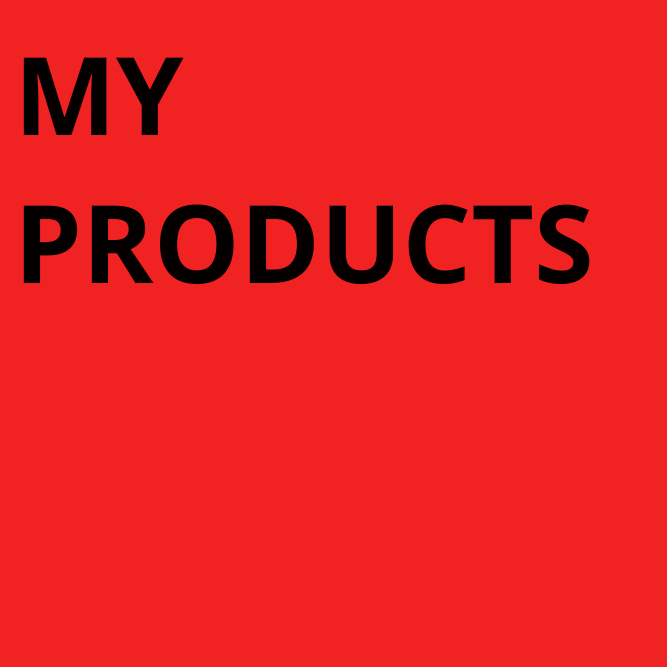
#> input picture photo/example.jpeg, 2000 x 2000 px (shown at 1/3 size)
$ python resize_images.py --input_folder photo --output_folder out
#> lines starting #> are read from the running program, lines starting #| are printed output that depends on the picture
import argparse
from PIL import Image
import os

def resize_with_white_border(input_path, output_path, percentage_increase):
    # Open image
#> called with input_path = 'photo/example.jpeg', output_path = 'out/example.jpeg', percentage_increase = 20
    img = Image.open(input_path)
#> img is the input picture: PIL image 2000x2000 RGB; mean R, G, B 226, 32, 32

    # Border to add
    border_size = int(max(img.size) * (percentage_increase / 100))
#> border_size = 400

    # New image blank
    new_size = (img.width, img.height)
#> new_size = (2000, 2000)
    new_img = Image.new("RGB", new_size, "white")
#> new_img: PIL image 2000x2000 RGB; every value is 255

    # Resize old image
    img = img.resize((img.width - border_size, img.height - border_size))
#> img: PIL image 1600x1600 RGB

    # Get position for centering old image in new image
    paste_position = ((new_img.width - img.width) // 2, (new_img.height - img.height) // 2)
#> paste_position = (200, 200)

    # Paste old image in new image
    new_img.paste(img, paste_position)
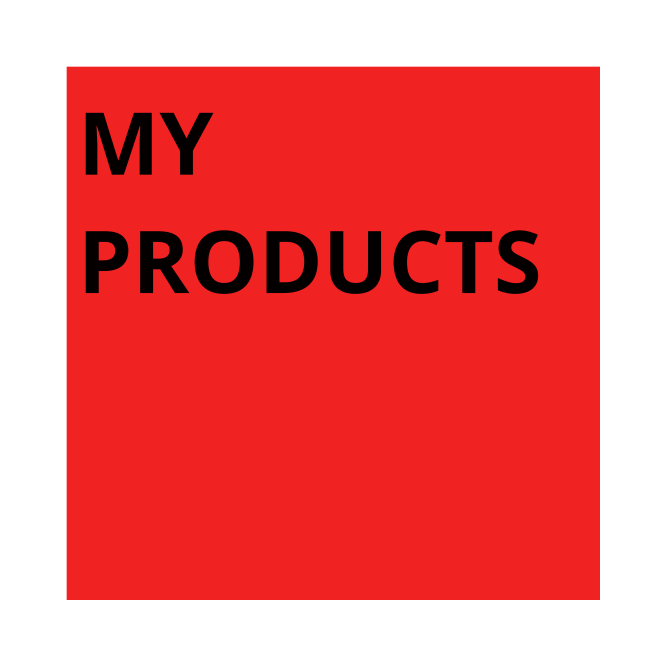
#> new_img: PIL image 2000x2000 RGB (shown at 1/3 size); mean R, G, B 236.5, 112.3, 112.3

    # Save image
    new_img.save(output_path)

if __name__ == "__main__":
    parser = argparse.ArgumentParser(description='Resize images with added white borders.')
    parser.add_argument('--input_folder', type=str, required=True, help='Path to the input folder.')
    parser.add_argument('--output_folder', type=str, required=True, help='Path to the output folder.')
    parser.add_argument('--percentage_increase', type=int, default=20, help='Percentage increase for white borders.')

    args = parser.parse_args()
    input_folder = args.input_folder
    output_folder = args.output_folder
    percentage_increase = args.percentage_increase

    if not os.path.exists(output_folder):
        os.makedirs(output_folder)

    for filename in os.listdir(input_folder):
        print("filename: ", filename)
        if filename.endswith(".jpg") or filename.endswith(".jpeg") or filename.endswith(".png") or filename.endswith(".JPG") or filename.endswith(".JPEG") or filename.endswith(".PNG"):
            input_path = os.path.join(input_folder, filename)
            output_path = os.path.join(output_folder, filename)

            resize_with_white_border(input_path, output_path, percentage_increase)

    print("Complete.")
